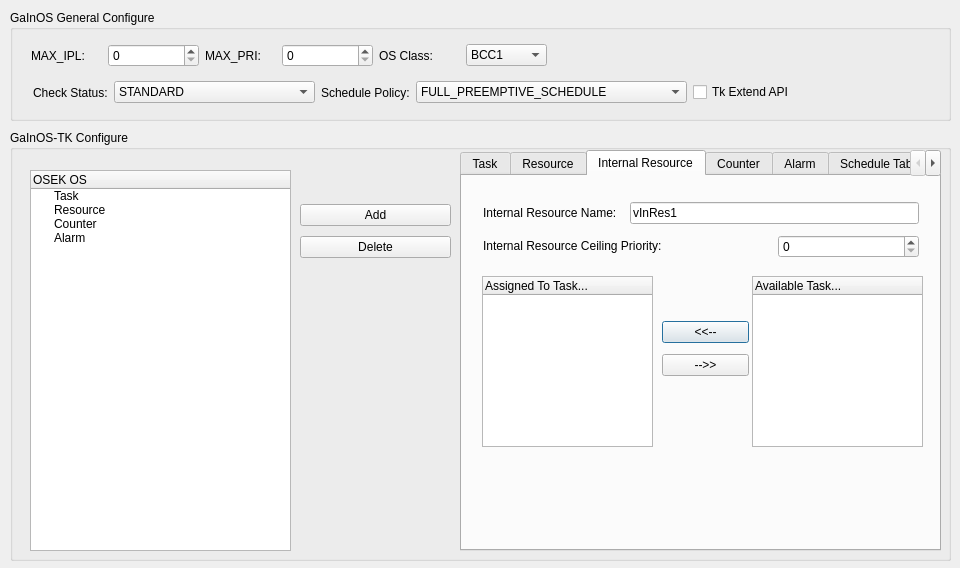
<?xml version="1.0" encoding="UTF-8"?>
<ui version="4.0">
 <class>cd_os</class>
 <widget class="QDialog" name="cd_os">
  <property name="geometry">
   <rect>
    <x>0</x>
    <y>0</y>
    <width>960</width>
    <height>568</height>
   </rect>
  </property>
  <property name="windowTitle">
   <string>Dialog</string>
  </property>
  <property name="styleSheet">
   <string notr="true">font: 12pt &quot;Consolas&quot;;</string>
  </property>
  <widget class="QGroupBox" name="groupBox">
   <property name="geometry">
    <rect>
     <x>10</x>
     <y>10</y>
     <width>941</width>
     <height>111</height>
    </rect>
   </property>
   <property name="styleSheet">
    <string notr="true">font: 12pt &quot;Consolas&quot;;</string>
   </property>
   <property name="title">
    <string>GaInOS General Configure</string>
   </property>
   <widget class="QWidget" name="layoutWidget">
    <property name="geometry">
     <rect>
      <x>21</x>
      <y>31</y>
      <width>516</width>
      <height>29</height>
     </rect>
    </property>
    <layout class="QHBoxLayout" name="horizontalLayout_4">
     <item>
      <layout class="QHBoxLayout" name="horizontalLayout">
       <item>
        <widget class="QLabel" name="label">
         <property name="text">
          <string>MAX_IPL:</string>
         </property>
        </widget>
       </item>
       <item>
        <widget class="QSpinBox" name="spbxMaxIpl">
         <property name="minimumSize">
          <size>
           <width>91</width>
           <height>0</height>
          </size>
         </property>
         <property name="toolTip">
          <string/>
         </property>
        </widget>
       </item>
      </layout>
     </item>
     <item>
      <layout class="QHBoxLayout" name="horizontalLayout_2">
       <item>
        <widget class="QLabel" name="label_2">
         <property name="text">
          <string>MAX_PRI:</string>
         </property>
        </widget>
       </item>
       <item>
        <widget class="QSpinBox" name="spbxMaxPrio">
         <property name="minimumSize">
          <size>
           <width>91</width>
           <height>0</height>
          </size>
         </property>
         <property name="toolTip">
          <string/>
         </property>
        </widget>
       </item>
      </layout>
     </item>
     <item>
      <layout class="QHBoxLayout" name="horizontalLayout_3">
       <item>
        <widget class="QLabel" name="label_3">
         <property name="text">
          <string>OS Class:</string>
         </property>
        </widget>
       </item>
       <item>
        <widget class="QComboBox" name="cmbxOSConfCls">
         <property name="minimumSize">
          <size>
           <width>71</width>
           <height>0</height>
          </size>
         </property>
         <property name="toolTip">
          <string/>
         </property>
         <item>
          <property name="text">
           <string>BCC1</string>
          </property>
         </item>
         <item>
          <property name="text">
           <string>BCC2</string>
          </property>
         </item>
         <item>
          <property name="text">
           <string>ECC1</string>
          </property>
         </item>
         <item>
          <property name="text">
           <string>ECC2</string>
          </property>
         </item>
        </widget>
       </item>
      </layout>
     </item>
    </layout>
   </widget>
   <widget class="QWidget" name="layoutWidget">
    <property name="geometry">
     <rect>
      <x>23</x>
      <y>68</y>
      <width>903</width>
      <height>29</height>
     </rect>
    </property>
    <layout class="QHBoxLayout" name="horizontalLayout_8">
     <item>
      <layout class="QHBoxLayout" name="horizontalLayout_5">
       <item>
        <widget class="QLabel" name="label_4">
         <property name="text">
          <string>Check Status:</string>
         </property>
        </widget>
       </item>
       <item>
        <widget class="QComboBox" name="cmbxStatus">
         <property name="minimumSize">
          <size>
           <width>201</width>
           <height>0</height>
          </size>
         </property>
         <property name="maximumSize">
          <size>
           <width>210</width>
           <height>16777215</height>
          </size>
         </property>
         <property name="toolTip">
          <string/>
         </property>
         <item>
          <property name="text">
           <string>STANDARD</string>
          </property>
         </item>
         <item>
          <property name="text">
           <string>EXTEND</string>
          </property>
         </item>
        </widget>
       </item>
      </layout>
     </item>
     <item>
      <layout class="QHBoxLayout" name="horizontalLayout_7">
       <item>
        <widget class="QLabel" name="label_9">
         <property name="text">
          <string>Schedule Policy:</string>
         </property>
        </widget>
       </item>
       <item>
        <widget class="QComboBox" name="cmbxSchedPolicy">
         <property name="minimumSize">
          <size>
           <width>271</width>
           <height>0</height>
          </size>
         </property>
         <property name="toolTip">
          <string/>
         </property>
         <item>
          <property name="text">
           <string>FULL_PREEMPTIVE_SCHEDULE</string>
          </property>
         </item>
         <item>
          <property name="text">
           <string>MIXED_PREEMPTIVE_SCHEDULE</string>
          </property>
         </item>
         <item>
          <property name="text">
           <string>NONE_PREEMPTIVE_SCHEDULE</string>
          </property>
         </item>
        </widget>
       </item>
      </layout>
     </item>
     <item>
      <widget class="QCheckBox" name="cbxTkExtend">
       <property name="toolTip">
        <string>&lt;!DOCTYPE HTML PUBLIC &quot;-//W3C//DTD HTML 4.0//EN&quot; &quot;http://www.w3.org/TR/REC-html40/strict.dtd&quot;&gt;
&lt;html&gt;&lt;head&gt;&lt;meta name=&quot;qrichtext&quot; content=&quot;1&quot; /&gt;&lt;style type=&quot;text/css&quot;&gt;
p, li { white-space: pre-wrap; }
&lt;/style&gt;&lt;/head&gt;&lt;body style=&quot; font-family:'Consolas'; font-size:12pt; font-weight:400; font-style:normal;&quot;&gt;
&lt;p style=&quot; margin-top:0px; margin-bottom:0px; margin-left:0px; margin-right:0px; -qt-block-indent:0; text-indent:0px;&quot;&gt;when on,the tk extend api(SleepTask &amp;amp; WakeUpTask) can be used.&lt;/p&gt;&lt;/body&gt;&lt;/html&gt;</string>
       </property>
       <property name="text">
        <string>Tk Extend API</string>
       </property>
      </widget>
     </item>
    </layout>
   </widget>
  </widget>
  <widget class="QGroupBox" name="groupBox_2">
   <property name="geometry">
    <rect>
     <x>10</x>
     <y>130</y>
     <width>941</width>
     <height>431</height>
    </rect>
   </property>
   <property name="title">
    <string>GaInOS-TK Configure</string>
   </property>
   <widget class="QTabWidget" name="tblGaInOsCfg">
    <property name="geometry">
     <rect>
      <x>450</x>
      <y>20</y>
      <width>481</width>
      <height>401</height>
     </rect>
    </property>
    <property name="whatsThis">
     <string>&lt;html&gt;&lt;head/&gt;&lt;body&gt;&lt;p&gt;&lt;br/&gt;&lt;/p&gt;&lt;/body&gt;&lt;/html&gt;</string>
    </property>
    <property name="styleSheet">
     <string notr="true">font: 12pt &quot;Consolas&quot;;</string>
    </property>
    <property name="currentIndex">
     <number>2</number>
    </property>
    <widget class="QWidget" name="tabTask">
     <attribute name="title">
      <string>Task</string>
     </attribute>
     <widget class="QWidget" name="layoutWidget_5">
      <property name="geometry">
       <rect>
        <x>20</x>
        <y>20</y>
        <width>360</width>
        <height>231</height>
       </rect>
      </property>
      <layout class="QGridLayout" name="gridLayout">
       <item row="0" column="0">
        <widget class="QLabel" name="label_5">
         <property name="text">
          <string>&lt;html&gt;&lt;head/&gt;&lt;body&gt;&lt;p&gt;Task Name:&lt;/p&gt;&lt;/body&gt;&lt;/html&gt;</string>
         </property>
        </widget>
       </item>
       <item row="0" column="1" colspan="4">
        <widget class="QLineEdit" name="leTskName">
         <property name="text">
          <string>vTask</string>
         </property>
        </widget>
       </item>
       <item row="1" column="0" colspan="2">
        <widget class="QLabel" name="label_8">
         <property name="text">
          <string>&lt;html&gt;&lt;head/&gt;&lt;body&gt;&lt;p&gt;Task Stack Size:&lt;/p&gt;&lt;/body&gt;&lt;/html&gt;</string>
         </property>
        </widget>
       </item>
       <item row="1" column="2" colspan="3">
        <widget class="QSpinBox" name="spbxTskStkSize">
         <property name="minimumSize">
          <size>
           <width>101</width>
           <height>0</height>
          </size>
         </property>
         <property name="toolTip">
          <string/>
         </property>
        </widget>
       </item>
       <item row="2" column="1" colspan="3">
        <widget class="QComboBox" name="cmbxTskType">
         <property name="minimumSize">
          <size>
           <width>111</width>
           <height>0</height>
          </size>
         </property>
         <property name="toolTip">
          <string/>
         </property>
         <property name="currentIndex">
          <number>0</number>
         </property>
         <item>
          <property name="text">
           <string>BASIC_TASK</string>
          </property>
         </item>
         <item>
          <property name="text">
           <string>EXTEND_TASK</string>
          </property>
         </item>
        </widget>
       </item>
       <item row="3" column="0" colspan="2">
        <widget class="QLabel" name="label_7">
         <property name="text">
          <string>Task Priority:</string>
         </property>
        </widget>
       </item>
       <item row="3" column="3" colspan="2">
        <widget class="QSpinBox" name="spbxTskPrio">
         <property name="minimumSize">
          <size>
           <width>101</width>
           <height>0</height>
          </size>
         </property>
         <property name="toolTip">
          <string/>
         </property>
        </widget>
       </item>
       <item row="4" column="0" colspan="4">
        <widget class="QLabel" name="label_10">
         <property name="text">
          <string>Task Max Activate Count:</string>
         </property>
        </widget>
       </item>
       <item row="4" column="4">
        <widget class="QSpinBox" name="spbxTskMaxActivateCount">
         <property name="minimumSize">
          <size>
           <width>91</width>
           <height>0</height>
          </size>
         </property>
         <property name="toolTip">
          <string/>
         </property>
        </widget>
       </item>
       <item row="5" column="0" colspan="3">
        <widget class="QCheckBox" name="cbxTskAutoStart">
         <property name="text">
          <string>Task Auto-Start</string>
         </property>
        </widget>
       </item>
       <item row="6" column="0" colspan="3">
        <widget class="QCheckBox" name="cbxTskPreemtable">
         <property name="text">
          <string>Task Preemtable</string>
         </property>
        </widget>
       </item>
       <item row="2" column="0">
        <widget class="QLabel" name="label_22">
         <property name="text">
          <string>&lt;html&gt;&lt;head/&gt;&lt;body&gt;&lt;p&gt;Task Type:&lt;/p&gt;&lt;/body&gt;&lt;/html&gt;</string>
         </property>
        </widget>
       </item>
      </layout>
     </widget>
    </widget>
    <widget class="QWidget" name="tabRes">
     <attribute name="title">
      <string>Resource</string>
     </attribute>
     <widget class="QWidget" name="layoutWidget_6">
      <property name="geometry">
       <rect>
        <x>20</x>
        <y>20</y>
        <width>374</width>
        <height>66</height>
       </rect>
      </property>
      <layout class="QGridLayout" name="gridLayout_2">
       <item row="0" column="0">
        <widget class="QLabel" name="label_11">
         <property name="text">
          <string>&lt;html&gt;&lt;head/&gt;&lt;body&gt;&lt;p&gt;Resource Name:&lt;/p&gt;&lt;/body&gt;&lt;/html&gt;</string>
         </property>
        </widget>
       </item>
       <item row="0" column="1" colspan="2">
        <widget class="QLineEdit" name="leResName">
         <property name="minimumSize">
          <size>
           <width>231</width>
           <height>0</height>
          </size>
         </property>
         <property name="text">
          <string>vRes1</string>
         </property>
        </widget>
       </item>
       <item row="1" column="0" colspan="2">
        <widget class="QLabel" name="label_12">
         <property name="text">
          <string>&lt;html&gt;&lt;head/&gt;&lt;body&gt;&lt;p&gt;Resource Ceiling Priority:&lt;/p&gt;&lt;/body&gt;&lt;/html&gt;</string>
         </property>
        </widget>
       </item>
       <item row="1" column="2">
        <widget class="QSpinBox" name="spbxResCeilPrio">
         <property name="minimumSize">
          <size>
           <width>91</width>
           <height>0</height>
          </size>
         </property>
         <property name="toolTip">
          <string/>
         </property>
        </widget>
       </item>
      </layout>
     </widget>
    </widget>
    <widget class="QWidget" name="tabInRes">
     <attribute name="title">
      <string>Internal Resource</string>
     </attribute>
     <widget class="QTreeWidget" name="trInResAssignedTask">
      <property name="geometry">
       <rect>
        <x>20</x>
        <y>100</y>
        <width>171</width>
        <height>171</height>
       </rect>
      </property>
      <column>
       <property name="text">
        <string>Assigned To Task...</string>
       </property>
      </column>
     </widget>
     <widget class="QTreeWidget" name="trInResAvailableTask">
      <property name="geometry">
       <rect>
        <x>290</x>
        <y>100</y>
        <width>171</width>
        <height>171</height>
       </rect>
      </property>
      <column>
       <property name="text">
        <string notr="true">Available Task...</string>
       </property>
      </column>
     </widget>
     <widget class="QWidget" name="layoutWidget_7">
      <property name="geometry">
       <rect>
        <x>200</x>
        <y>140</y>
        <width>87</width>
        <height>66</height>
       </rect>
      </property>
      <layout class="QGridLayout" name="gridLayout_7">
       <item row="0" column="0">
        <widget class="QPushButton" name="btnInResAdd">
         <property name="text">
          <string>&lt;&lt;--</string>
         </property>
        </widget>
       </item>
       <item row="1" column="0">
        <widget class="QPushButton" name="btnInResRemove">
         <property name="text">
          <string>--&gt;&gt;</string>
         </property>
        </widget>
       </item>
      </layout>
     </widget>
     <widget class="QWidget" name="layoutWidget_8">
      <property name="geometry">
       <rect>
        <x>21</x>
        <y>21</y>
        <width>436</width>
        <height>66</height>
       </rect>
      </property>
      <layout class="QGridLayout" name="gridLayout_3">
       <item row="0" column="0">
        <widget class="QLabel" name="label_13">
         <property name="text">
          <string>&lt;html&gt;&lt;head/&gt;&lt;body&gt;&lt;p&gt;Internal Resource Name:&lt;/p&gt;&lt;/body&gt;&lt;/html&gt;</string>
         </property>
        </widget>
       </item>
       <item row="0" column="1" colspan="2">
        <widget class="QLineEdit" name="leInResName">
         <property name="text">
          <string>vInRes1</string>
         </property>
        </widget>
       </item>
       <item row="1" column="0" colspan="2">
        <widget class="QLabel" name="label_14">
         <property name="text">
          <string>&lt;html&gt;&lt;head/&gt;&lt;body&gt;&lt;p&gt;Internal Resource Ceiling Priority:&lt;/p&gt;&lt;/body&gt;&lt;/html&gt;</string>
         </property>
        </widget>
       </item>
       <item row="1" column="2">
        <widget class="QSpinBox" name="spbxInResCeilPrio">
         <property name="minimumSize">
          <size>
           <width>91</width>
           <height>0</height>
          </size>
         </property>
         <property name="toolTip">
          <string/>
         </property>
        </widget>
       </item>
      </layout>
     </widget>
    </widget>
    <widget class="QWidget" name="tabCnt">
     <attribute name="title">
      <string>Counter</string>
     </attribute>
     <widget class="QWidget" name="layoutWidget_9">
      <property name="geometry">
       <rect>
        <x>20</x>
        <y>30</y>
        <width>420</width>
        <height>136</height>
       </rect>
      </property>
      <layout class="QGridLayout" name="gridLayout_4">
       <item row="0" column="0">
        <widget class="QLabel" name="label_15">
         <property name="text">
          <string>&lt;html&gt;&lt;head/&gt;&lt;body&gt;&lt;p&gt;Counter Name:&lt;/p&gt;&lt;/body&gt;&lt;/html&gt;</string>
         </property>
        </widget>
       </item>
       <item row="0" column="1" colspan="3">
        <widget class="QLineEdit" name="leCntName">
         <property name="minimumSize">
          <size>
           <width>231</width>
           <height>0</height>
          </size>
         </property>
         <property name="text">
          <string>vCnt1</string>
         </property>
        </widget>
       </item>
       <item row="1" column="0" colspan="2">
        <widget class="QLabel" name="label_16">
         <property name="text">
          <string>&lt;html&gt;&lt;head/&gt;&lt;body&gt;&lt;p&gt;Counter Max Allowed Value:&lt;/p&gt;&lt;/body&gt;&lt;/html&gt;</string>
         </property>
        </widget>
       </item>
       <item row="1" column="2" colspan="2">
        <widget class="QSpinBox" name="spbxCntMaxAllowedValue">
         <property name="minimumSize">
          <size>
           <width>91</width>
           <height>0</height>
          </size>
         </property>
         <property name="toolTip">
          <string/>
         </property>
         <property name="minimum">
          <number>1</number>
         </property>
         <property name="maximum">
          <number>65535</number>
         </property>
        </widget>
       </item>
       <item row="2" column="0" colspan="2">
        <widget class="QLabel" name="label_17">
         <property name="text">
          <string>&lt;html&gt;&lt;head/&gt;&lt;body&gt;&lt;p&gt;Counter Ticks Per Base:&lt;/p&gt;&lt;/body&gt;&lt;/html&gt;</string>
         </property>
        </widget>
       </item>
       <item row="2" column="2" colspan="2">
        <widget class="QSpinBox" name="spbxCntTickBase">
         <property name="minimumSize">
          <size>
           <width>91</width>
           <height>0</height>
          </size>
         </property>
         <property name="toolTip">
          <string/>
         </property>
         <property name="minimum">
          <number>1</number>
         </property>
         <property name="maximum">
          <number>65535</number>
         </property>
        </widget>
       </item>
       <item row="3" column="0" colspan="3">
        <widget class="QLabel" name="label_18">
         <property name="text">
          <string>&lt;html&gt;&lt;head/&gt;&lt;body&gt;&lt;p&gt;Counter Minimum Cycle:&lt;/p&gt;&lt;/body&gt;&lt;/html&gt;</string>
         </property>
        </widget>
       </item>
       <item row="3" column="3">
        <widget class="QSpinBox" name="spbxCntMinCycle">
         <property name="minimumSize">
          <size>
           <width>91</width>
           <height>0</height>
          </size>
         </property>
         <property name="toolTip">
          <string/>
         </property>
         <property name="minimum">
          <number>1</number>
         </property>
         <property name="maximum">
          <number>65535</number>
         </property>
        </widget>
       </item>
      </layout>
     </widget>
    </widget>
    <widget class="QWidget" name="tabAlm">
     <attribute name="title">
      <string>Alarm</string>
     </attribute>
     <widget class="QWidget" name="layoutWidget_10">
      <property name="geometry">
       <rect>
        <x>21</x>
        <y>21</y>
        <width>432</width>
        <height>206</height>
       </rect>
      </property>
      <layout class="QGridLayout" name="gridLayout_5">
       <item row="0" column="0">
        <widget class="QLabel" name="label_19">
         <property name="enabled">
          <bool>true</bool>
         </property>
         <property name="frameShape">
          <enum>QFrame::NoFrame</enum>
         </property>
         <property name="text">
          <string>&lt;html&gt;&lt;head/&gt;&lt;body&gt;&lt;p&gt;Alarm Name:&lt;/p&gt;&lt;/body&gt;&lt;/html&gt;</string>
         </property>
        </widget>
       </item>
       <item row="0" column="1" colspan="2">
        <widget class="QLineEdit" name="leAlarmName">
         <property name="enabled">
          <bool>true</bool>
         </property>
         <property name="minimumSize">
          <size>
           <width>231</width>
           <height>0</height>
          </size>
         </property>
         <property name="text">
          <string>vAlarm1</string>
         </property>
        </widget>
       </item>
       <item row="1" column="0">
        <widget class="QLabel" name="label_24">
         <property name="text">
          <string>&lt;html&gt;&lt;head/&gt;&lt;body&gt;&lt;p&gt;Alarm Owner:&lt;/p&gt;&lt;/body&gt;&lt;/html&gt;</string>
         </property>
        </widget>
       </item>
       <item row="1" column="1" colspan="2">
        <widget class="QComboBox" name="cmbxAlarmOwner">
         <property name="minimumSize">
          <size>
           <width>231</width>
           <height>0</height>
          </size>
         </property>
         <property name="toolTip">
          <string/>
         </property>
        </widget>
       </item>
       <item row="2" column="0">
        <widget class="QLabel" name="label_20">
         <property name="text">
          <string>&lt;html&gt;&lt;head/&gt;&lt;body&gt;&lt;p&gt;Alarm Type:&lt;/p&gt;&lt;/body&gt;&lt;/html&gt;</string>
         </property>
        </widget>
       </item>
       <item row="2" column="1" colspan="2">
        <widget class="QComboBox" name="cmbxAlarmType">
         <property name="minimumSize">
          <size>
           <width>231</width>
           <height>0</height>
          </size>
         </property>
         <property name="toolTip">
          <string/>
         </property>
         <item>
          <property name="text">
           <string>callback</string>
          </property>
         </item>
         <item>
          <property name="text">
           <string>task</string>
          </property>
         </item>
         <item>
          <property name="text">
           <string>event</string>
          </property>
         </item>
        </widget>
       </item>
       <item row="3" column="0" colspan="2">
        <widget class="QLabel" name="label_21">
         <property name="text">
          <string>&lt;html&gt;&lt;head/&gt;&lt;body&gt;&lt;p&gt;Alarm Callback Name:&lt;/p&gt;&lt;/body&gt;&lt;/html&gt;</string>
         </property>
        </widget>
       </item>
       <item row="3" column="2">
        <widget class="QLineEdit" name="leAlarmCbk">
         <property name="toolTip">
          <string/>
         </property>
         <property name="text">
          <string>vAlarm1Cbk</string>
         </property>
        </widget>
       </item>
       <item row="4" column="0" colspan="2">
        <widget class="QLabel" name="lblAlarmTask">
         <property name="text">
          <string>&lt;html&gt;&lt;head/&gt;&lt;body&gt;&lt;p&gt;Alarm Event Task:&lt;/p&gt;&lt;/body&gt;&lt;/html&gt;</string>
         </property>
        </widget>
       </item>
       <item row="4" column="2">
        <widget class="QComboBox" name="cmbxAlarmTask">
         <property name="minimumSize">
          <size>
           <width>231</width>
           <height>0</height>
          </size>
         </property>
         <property name="toolTip">
          <string/>
         </property>
        </widget>
       </item>
       <item row="5" column="0" colspan="2">
        <widget class="QLabel" name="label_23">
         <property name="text">
          <string>&lt;html&gt;&lt;head/&gt;&lt;body&gt;&lt;p&gt;Alarm Set Event:&lt;/p&gt;&lt;/body&gt;&lt;/html&gt;</string>
         </property>
        </widget>
       </item>
       <item row="5" column="2">
        <widget class="QComboBox" name="cmbxAlarmEvent">
         <property name="minimumSize">
          <size>
           <width>231</width>
           <height>0</height>
          </size>
         </property>
         <property name="toolTip">
          <string/>
         </property>
        </widget>
       </item>
      </layout>
     </widget>
    </widget>
    <widget class="QWidget" name="tab">
     <attribute name="title">
      <string>Schedule Table</string>
     </attribute>
     <widget class="QPushButton" name="btnCfgSchedEp">
      <property name="geometry">
       <rect>
        <x>120</x>
        <y>250</y>
        <width>211</width>
        <height>23</height>
       </rect>
      </property>
      <property name="text">
       <string>Configure Expiry Point</string>
      </property>
     </widget>
     <widget class="QPlainTextEdit" name="pteSchedTblInfo">
      <property name="geometry">
       <rect>
        <x>10</x>
        <y>50</y>
        <width>451</width>
        <height>191</height>
       </rect>
      </property>
     </widget>
     <widget class="QWidget" name="layoutWidget">
      <property name="geometry">
       <rect>
        <x>30</x>
        <y>10</y>
        <width>419</width>
        <height>27</height>
       </rect>
      </property>
      <layout class="QHBoxLayout" name="horizontalLayout_6">
       <item>
        <widget class="QLabel" name="label_27">
         <property name="text">
          <string>&lt;!DOCTYPE HTML PUBLIC &quot;-//W3C//DTD HTML 4.0//EN&quot; &quot;http://www.w3.org/TR/REC-html40/strict.dtd&quot;&gt;
&lt;html&gt;&lt;head&gt;&lt;meta name=&quot;qrichtext&quot; content=&quot;1&quot; /&gt;&lt;style type=&quot;text/css&quot;&gt;
p, li { white-space: pre-wrap; }
&lt;/style&gt;&lt;/head&gt;&lt;body style=&quot; font-family:'Consolas'; font-size:12pt; font-weight:400; font-style:normal;&quot;&gt;
&lt;p style=&quot; margin-top:12px; margin-bottom:12px; margin-left:0px; margin-right:0px; -qt-block-indent:0; text-indent:0px;&quot;&gt;Schedule Table Name:&lt;/p&gt;&lt;/body&gt;&lt;/html&gt;</string>
         </property>
        </widget>
       </item>
       <item>
        <widget class="QLineEdit" name="leSchedTblName">
         <property name="enabled">
          <bool>true</bool>
         </property>
         <property name="minimumSize">
          <size>
           <width>231</width>
           <height>0</height>
          </size>
         </property>
         <property name="text">
          <string>vSchedTbl</string>
         </property>
        </widget>
       </item>
      </layout>
     </widget>
    </widget>
    <widget class="QWidget" name="tabEvent">
     <attribute name="title">
      <string>Event</string>
     </attribute>
     <widget class="QWidget" name="layoutWidget_12">
      <property name="geometry">
       <rect>
        <x>20</x>
        <y>21</y>
        <width>445</width>
        <height>66</height>
       </rect>
      </property>
      <layout class="QGridLayout" name="gridLayout_6">
       <item row="0" column="0">
        <widget class="QLabel" name="label_25">
         <property name="text">
          <string>&lt;html&gt;&lt;head/&gt;&lt;body&gt;&lt;p&gt;&lt;span style=&quot; font-size:12pt;&quot;&gt;Event Name:&lt;/span&gt;&lt;/p&gt;&lt;/body&gt;&lt;/html&gt;</string>
         </property>
        </widget>
       </item>
       <item row="0" column="1">
        <widget class="QLineEdit" name="leEventName">
         <property name="minimumSize">
          <size>
           <width>331</width>
           <height>0</height>
          </size>
         </property>
        </widget>
       </item>
       <item row="1" column="0">
        <widget class="QLabel" name="label_26">
         <property name="text">
          <string>&lt;html&gt;&lt;head/&gt;&lt;body&gt;&lt;p&gt;Event Mask:&lt;/p&gt;&lt;/body&gt;&lt;/html&gt;</string>
         </property>
        </widget>
       </item>
       <item row="1" column="1">
        <widget class="QLineEdit" name="leEventMask">
         <property name="minimumSize">
          <size>
           <width>331</width>
           <height>0</height>
          </size>
         </property>
        </widget>
       </item>
      </layout>
     </widget>
    </widget>
   </widget>
   <widget class="QTreeWidget" name="trModule">
    <property name="geometry">
     <rect>
      <x>20</x>
      <y>40</y>
      <width>261</width>
      <height>381</height>
     </rect>
    </property>
    <column>
     <property name="text">
      <string>OSEK OS</string>
     </property>
    </column>
    <item>
     <property name="text">
      <string>Task</string>
     </property>
    </item>
    <item>
     <property name="text">
      <string>Resource</string>
     </property>
    </item>
    <item>
     <property name="text">
      <string>Counter</string>
     </property>
    </item>
    <item>
     <property name="text">
      <string>Alarm</string>
     </property>
    </item>
   </widget>
   <widget class="QWidget" name="layoutWidget">
    <property name="geometry">
     <rect>
      <x>290</x>
      <y>70</y>
      <width>151</width>
      <height>62</height>
     </rect>
    </property>
    <layout class="QVBoxLayout" name="verticalLayout">
     <item>
      <widget class="QPushButton" name="btnAdd">
       <property name="text">
        <string>Add</string>
       </property>
      </widget>
     </item>
     <item>
      <widget class="QPushButton" name="btnDel">
       <property name="text">
        <string>Delete</string>
       </property>
      </widget>
     </item>
    </layout>
   </widget>
   <zorder>layoutWidget</zorder>
   <zorder>tblGaInOsCfg</zorder>
   <zorder>trModule</zorder>
  </widget>
 </widget>
 <resources/>
 <connections/>
</ui>
